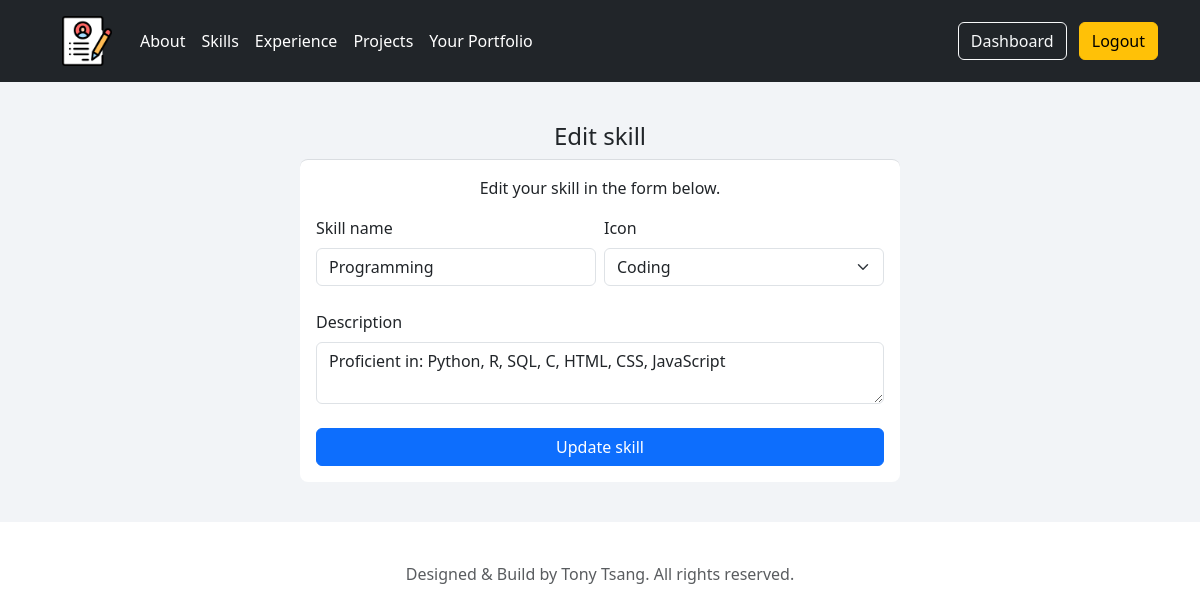
/skills/edit/6 (signed in), run on the app's committed database.
### tables this page shows
CREATE TABLE "skills"(
    "skill_id" INTEGER PRIMARY KEY AUTOINCREMENT,
    "user_id" INTEGER NOT NULL,
    "skill_name" TEXT NOT NULL,
    "skill_content" TEXT,
    "skill_icon" TEXT NOT NULL,
    FOREIGN KEY ("user_id") REFERENCES "users" ("id")
);

### portfolio/routes.py (the view, shortened to what this page needs)
@app.route('/skills/edit/<int:id>', methods = ['GET', 'POST'])
def edit_skill(id):
    if not session.get("user_id"):
        flash("Please login first", "warning")
        return redirect(url_for('login'))
    user_id = session["user_id"]
    username = session["username"]
    icons = [
        "Analytics", "Cloud", "Coding", "Communication", "CSS", "Database",
        "HTML", "JavaScript", "Leadership", "Project Management", "Public Speaking",
        "Sale", "Science", "Teamwork", "Translation", "Writing"
    ]
    sql_validate = "SELECT user_id FROM skills WHERE skill_id = :skill_id"
    sql_validate_q = text(sql_validate)
    result = db.engine.connect().execute(sql_validate_q, {'skill_id':id}).fetchone()
    if result.user_id != user_id:
        flash("Invalid permission.", "danger")
        return redirect(url_for('skills'))
    sql = "SELECT * FROM skills WHERE user_id = :user_id AND skill_id = :skill_id"
    sql_q = text(sql)
    user_skill = db.engine.connect().execute(sql_q, {'user_id':user_id, 'skill_id':id}).fetchone()
    return render_template("edit_skill.html", user_skill=user_skill, icons=icons)

### portfolio/templates/edit_skill.html (shortened to what this page needs)
{% extends "layout.html" %}
{% block content %}
<div class="container">
    <div class="text-center">
        <h1 class="h4 mb-2 fw-normal">Edit skill</h1>
    </div>
    <div class="container text-left form-container">
        <p class="text-center">Edit your skill in the form below.</p>
        <form  method="POST" class="row g-2">
            <div class="mb-3 col-md-6">
                <label for="skill_name" class="form-label">Skill name</label>
                <input type="text" name="skill_name" class="form-control" placeholder="Python" value="{{user_skill.skill_name}}" required>
            </div>
            <div class="mb-3 col-md-6">
                <label for="skill_icon" class="form-label">Icon</label>
                <select type="text" name="skill_icon" class="form-select" value="{{user_skill.skill_icon}}" required>
                    {% for icon in icons %}
                        {% if icon == user_skill.skill_icon %}
                            <option selected>{{icon}}</option>
                        {% else %}
                            <option>{{icon}}</option>
                        {% endif %}
                    {% endfor %}
                </select>
            </div>
            <div class="mb-3">
                <label for="skill_content" class="form-label">Description</label>
                <textarea id="skill_content" name="skill_content" class="form-control" placeholder="Gained competency in Python through online courses, Leetcode challenges, and modules in MSc." required>{{user_skill.skill_content}}</textarea>
            </div>
            <div class="d-grid gap-2">
                <button type="submit" class="btn btn-primary">Update skill</button>
            </div>
        </form>
    </div>
</div>
{% endblock content %}

### portfolio/static/css/style.css (style rules this page uses)
html { scroll-behavior: smooth; }
.form-container { background-color: #fff; border-radius: 8px; border-top: 1px solid #dadde1; box-sizing: border-box; padding: 16px; position: relative; width: 600px; }

### data on the page
skills: skill_name "Programming", skill_icon "Coding", skill_content "Proficient in: Python, R, SQL, C, HTML, CSS, JavaScript"
